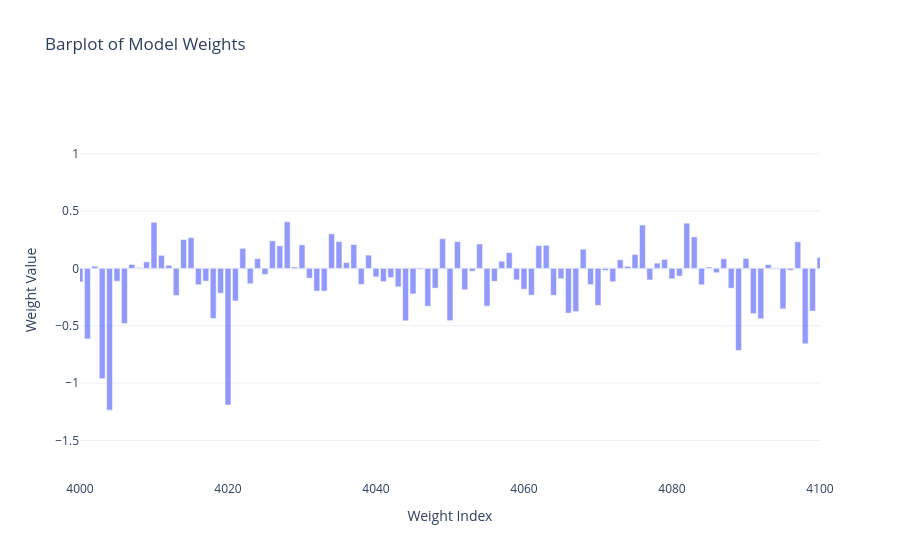

The notebook cell this image was saved under:
### Code cell
import plotly.graph_objects as go

fig = go.Figure()

fig.add_trace(go.Bar(
    x=indices,
    y=model_weights.detach().numpy(),
    name=f'Model Weights of {MODEL_IDX}',
    marker=dict(opacity=0.7)
))

fig.update_layout(
    title='Barplot of Model Weights',
    xaxis_title='Weight Index',
    yaxis_title='Weight Value',
    xaxis=dict(range=[4000, 4100]),
    legend=dict(title='Legend'),
    bargap=0.2,
    template='plotly_white'
)

fig.show()

### Figure 1 — Plotly figure (JSON) as saved in the notebook; plotly's stock layout.template omitted (floating-point values rounded to 4 significant figures; data arrays with more than 128 entries replaced by an {"elided": "..."} marker saying what was removed)
{"data": [{"marker": {"opacity": 0.7}, "name": "Model Weights of 502", "type": "bar", "x": {"elided": "4970 int values"}, "y": {"elided": "4970 float values"}}], "layout": {"bargap": 0.2, "legend": {"title": {"text": "Legend"}}, "title": {"text": "Barplot of Model Weights"}, "xaxis": {"range": [4000, 4100], "title": {"text": "Weight Index"}}, "yaxis": {"title": {"text": "Weight Value"}}}}
